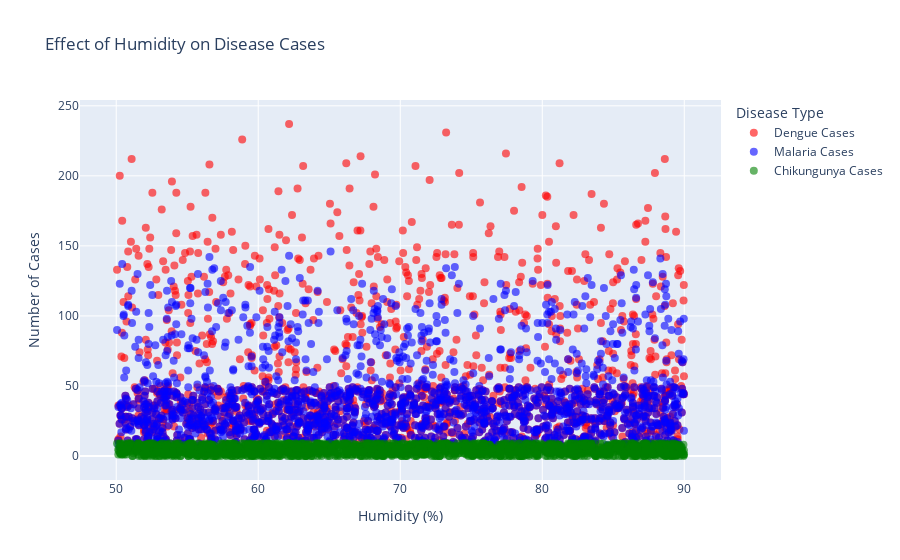

Notebook code cell kept with this figure:
### Markdown cell above
## Effect of Humidity on Dengue, Malaria, and Chikungunya Cases

### Code cell
fig = go.Figure()

fig.add_trace(go.Scatter(x=df["Humidity"], y=df["Dengue_Cases"], 
                         mode="markers", name="Dengue Cases",
                         marker=dict(size=8, color="red", opacity=0.6)))

fig.add_trace(go.Scatter(x=df["Humidity"], y=df["Malaria_Cases"], 
                         mode="markers", name="Malaria Cases",
                         marker=dict(size=8, color="blue", opacity=0.6)))

fig.add_trace(go.Scatter(x=df["Humidity"], y=df["Chikungunya_Cases"], 
                         mode="markers", name="Chikungunya Cases",
                         marker=dict(size=8, color="green", opacity=0.6)))

fig.update_layout(title="Effect of Humidity on Disease Cases",
                  xaxis_title="Humidity (%)",
                  yaxis_title="Number of Cases",
                  legend_title="Disease Type")

fig.show()

### Figure 1 — Plotly figure (JSON) as saved in the notebook; plotly's stock layout.template omitted (floating-point values rounded to 4 significant figures; data arrays with more than 128 entries replaced by an {"elided": "..."} marker saying what was removed)
{"data": [{"marker": {"color": "red", "opacity": 0.6, "size": 8}, "mode": "markers", "name": "Dengue Cases", "type": "scatter", "x": {"elided": "1826 float values"}, "y": {"elided": "1826 int values"}}, {"marker": {"color": "blue", "opacity": 0.6, "size": 8}, "mode": "markers", "name": "Malaria Cases", "type": "scatter", "x": {"elided": "1826 float values"}, "y": {"elided": "1826 int values"}}, {"marker": {"color": "green", "opacity": 0.6, "size": 8}, "mode": "markers", "name": "Chikungunya Cases", "type": "scatter", "x": {"elided": "1826 float values"}, "y": {"elided": "1826 int values"}}], "layout": {"legend": {"title": {"text": "Disease Type"}}, "title": {"text": "Effect of Humidity on Disease Cases"}, "xaxis": {"title": {"text": "Humidity (%)"}}, "yaxis": {"title": {"text": "Number of Cases"}}}}
